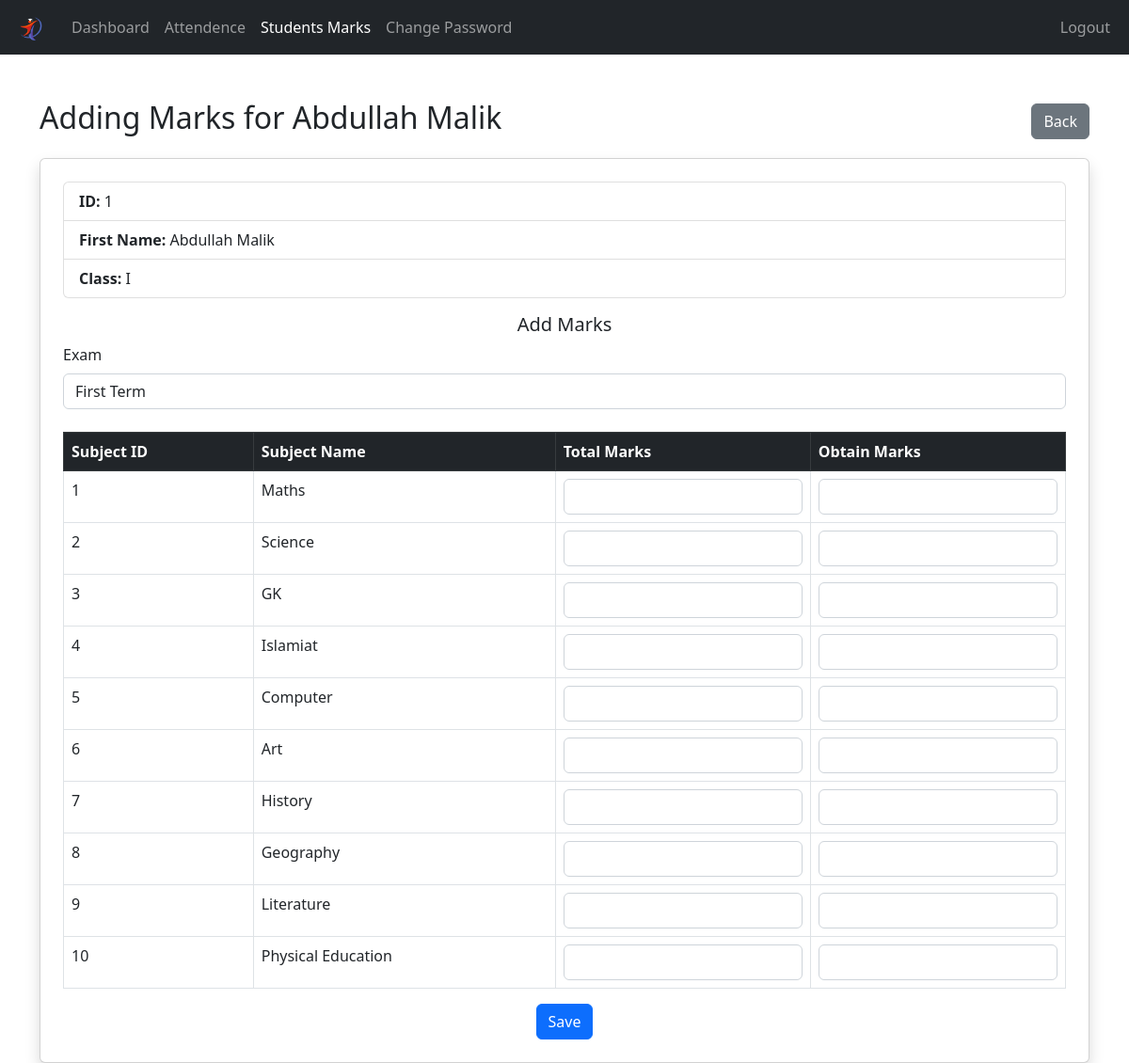
Page /Teacher/student-grade.php?idStudent=1 (signed in) on the committed database.
### tables this page shows
CREATE TABLE `student` (
  `idStudent` int(11) NOT NULL AUTO_INCREMENT,
  `UserID` int(11) NOT NULL,
  `ParentId` int(11) NOT NULL,
  `name` varchar(45) NOT NULL,
  `Gender` varchar(45) NOT NULL,
  `DOB` date NOT NULL,
  `Address` varchar(250) NOT NULL,
  PRIMARY KEY (`idStudent`),
  KEY `fk_Student_USER1_idx` (`UserID`),
  KEY `fk_Student_Parent1_idx` (`ParentId`),
  CONSTRAINT `fk_Student_Parent1` FOREIGN KEY (`ParentId`) REFERENCES `parent` (`idParent`) ON DELETE CASCADE ON UPDATE CASCADE,
  CONSTRAINT `fk_Student_USER1` FOREIGN KEY (`UserID`) REFERENCES `user` (`UserID`) ON DELETE CASCADE ON UPDATE CASCADE
);

CREATE TABLE `subject` (
  `idSubject` int(11) NOT NULL AUTO_INCREMENT,
  `name` varchar(45) NOT NULL,
  PRIMARY KEY (`idSubject`)
);

### Teacher/data/student.php (called while the page is built, shortened)
<?php
function getStudentById($id, $conn)
{
  try {
    $sql = "SELECT s.*,
                     p.name AS parent_name,p.email AS parent_email, p.phone_no AS parent_phoneNo, p.CNIC_NO AS parent_cnic,
                     u.username,
                     c.name AS class_name,
                     GROUP_CONCAT(sub.name SEPARATOR ', ') AS subjects
              FROM student s
              LEFT JOIN parent p ON s.ParentId = p.idParent
              LEFT JOIN user u ON s.userID = u.UserID
              LEFT JOIN registration r ON s.idStudent = r.StdId
              LEFT JOIN class c ON r.ClassId = c.idClass
              LEFT JOIN subject sub ON FIND_IN_SET(sub.idSubject, r.SubID)
              WHERE s.idStudent = ?
              GROUP BY s.idStudent";
    $stmt = $conn->prepare($sql);
    $stmt->execute([$id]);
    if ($stmt->rowCount() == 1) {
      $student = $stmt->fetch(PDO::FETCH_ASSOC);
      return $student;
    } else {
      return 0;
    }
  } catch (PDOException $e) {
    echo "Error: " . $e->getMessage();
    return 0;
  }
}

### Teacher/data/class.php (called while the page is built, shortened)
<?php
function getClassIDByName($class_name, $conn) {
  $sql = "SELECT * FROM class WHERE name = ?";
  $stmt = $conn->prepare($sql);
  $stmt->execute([$class_name]);
  if ($stmt->rowCount() == 1) {
    $class = $stmt->fetch();
    return $class;
  } else {
    return 0;
  }
}

### Teacher/data/subject.php (called while the page is built, shortened)
<?php
function getSubjectsByStudentId($student_id, $conn) {
  $sql = "SELECT subject.idSubject, subject.name
          FROM registration
          JOIN subject ON registration.SubID = subject.idSubject
          WHERE registration.StdId = :student_id";
  $stmt = $conn->prepare($sql);
  $stmt->bindParam(':student_id', $student_id, PDO::PARAM_INT);
  $stmt->execute();
  $subjects = $stmt->fetchAll(PDO::FETCH_ASSOC);
  return $subjects;
}
 ?>

### Teacher/student-grade.php (the view, shortened to what this page needs)
<?php
if (isset($_SESSION['idTeacher']) && isset($_SESSION['role'])) {
    if ($_SESSION['role'] == 'Teacher') {
       include "../DB_connection.php";
       include "data/student.php";
       include "data/class.php";
       include "data/subject.php";
       include "data/teacher.php";
       $idStudent = $_GET['idStudent'];
       $student = getStudentById($idStudent, $conn);
       $enrolled_subjects = getSubjectsByStudentId($idStudent, $conn);
       $exams = $conn->query("SELECT idExam, ExamType FROM exam")->fetchAll(PDO::FETCH_ASSOC);
       $classID = getClassIDByName($student['class_name'], $conn);
?>
<!DOCTYPE html>
<html lang="en">
<head>
    <link rel="stylesheet" href="https://cdn.jsdelivr.net/npm/bootstrap@5.2.0/dist/css/bootstrap.min.css">
    <link rel="stylesheet" href="../css/style.css">
    <link rel="stylesheet" href="https://cdnjs.cloudflare.com/ajax/libs/font-awesome/4.7.0/css/font-awesome.min.css">
</head>
<body>
    <?php include "inc/navbar.php"; ?>
    <div class="container mt-5">
        <div class="d-flex justify-content-between align-items-center mb-3">
            <h2>Adding Marks for <?php echo $student['name']; ?></h2>
            <a href="students_of_class.php?idClass=<?= $classID["idClass"] ?>" class="btn btn-secondary">Back</a>
        </div>
        <div class="card shadow p-4">
            <form method="post" action="req/save_marks.php?idStudent=<?php echo $student['idStudent']; ?>">
                <div class="mb-3">
                    <ul class="list-group">
                        <li class="list-group-item"><b>ID: </b> <?php echo $student['idStudent'] ?></li>
                        <li class="list-group-item"><b>First Name: </b> <?php echo $student['name'] ?></li>
                        <li class="list-group-item"><b>Class: </b>
                        <?php echo $student['class_name'] ?></li>
                    </ul>
                </div>
                <h5 class="text-center">Add Marks</h5>
                <label class="form-label">Exam</label>
                <select class="form-control" name="exam">
                    <?php foreach($exams as $exam) { ?>
                        <option value="<?php echo $exam['idExam']; ?>"><?php echo $exam['ExamType']; ?></option>
                    <?php } ?>
                </select>
                <br>
                <table class="table table-bordered">
                    <thead class="table-dark">
                        <tr>
                            <th>Subject ID</th>
                            <th>Subject Name</th>
                            <th>Total Marks</th>
                            <th>Obtain Marks</th>
                        </tr>
                    </thead>
                    <tbody>
                        <?php foreach($enrolled_subjects as $subject) { ?>
                            <tr>
                                <td><?php echo $subject['idSubject']; ?></td>
                                <td><?php echo $subject['name']; ?></td>
                                <td>
                                    <input type="number" min="0" max="100" class="form-control" name="total-marks-<?php echo $subject['idSubject']; ?>" id="total-marks-<?php echo $subject['idSubject']; ?>" value="<?php echo isset($_POST['total-marks-' . $subject['idSubject']]) ? $_POST['total-marks-' . $subject['idSubject']] : ''; ?>">
                                </td>
                                <td>
                                    <input type="number" min="0" max="100" class="form-control" name="marks-<?php echo $subject['idSubject']; ?>" id="marks-<?php echo $subject['idSubject']; ?>" value="<?php echo isset($_POST['marks-' . $subject['idSubject']]) ? $_POST['marks-' . $subject['idSubject']] : ''; ?>">
                                </td>
                            </tr>
                        <?php } ?>
                    </tbody>
                </table>
                <div class="text-center">
                    <button type="submit" class="btn btn-primary">Save</button>
                </div>
            </form>
        </div>
    </div>
</body>
</html>
<?php
    } else {
        header("Location: ../login.php");
        exit;
    }
} else {
    header("Location: ../login.php");
    exit;
}
?>

### rows in the picture
student: name "Abdullah Malik", idStudent "1"
subject: idSubject "1", name "Maths"
subject: idSubject "2", name "Science"
subject: idSubject "3", name "GK"
subject: idSubject "4", name "Islamiat"
subject: idSubject "5", name "Computer"
subject: idSubject "6", name "Art"
subject: idSubject "7", name "History"
subject: idSubject "8", name "Geography"
subject: idSubject "9", name "Literature"
subject: idSubject "10", name "Physical Education"

### other values in the picture
$student['class_name'] "I"
form field exam "First Term"
